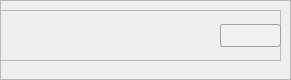
        <widget class="QFrame" name="frame_57">
         <property name="geometry">
          <rect>
           <x>20</x>
           <y>650</y>
           <width>291</width>
           <height>80</height>
          </rect>
         </property>
         <property name="styleSheet">
          <string notr="true">#frame_57{
border:2px solid rgb(180, 210, 255);
border-radius:20px;
}</string>
         </property>
         <property name="frameShape">
          <enum>QFrame::StyledPanel</enum>
         </property>
         <property name="frameShadow">
          <enum>QFrame::Raised</enum>
         </property>
         <widget class="QFrame" name="frame_59">
          <property name="geometry">
           <rect>
            <x>0</x>
            <y>10</y>
            <width>281</width>
            <height>51</height>
           </rect>
          </property>
          <property name="frameShape">
           <enum>QFrame::StyledPanel</enum>
          </property>
          <property name="frameShadow">
           <enum>QFrame::Raised</enum>
          </property>
          <widget class="QLabel" name="label_83">
           <property name="geometry">
            <rect>
             <x>10</x>
             <y>10</y>
             <width>200</width>
             <height>30</height>
            </rect>
           </property>
           <property name="text">
            <string/>
           </property>
           <property name="pixmap">
            <pixmap resource="resource.qrc">:/diffe-hellman/image/DH8.png</pixmap>
           </property>
           <property name="scaledContents">
            <bool>true</bool>
           </property>
           <property name="wordWrap">
            <bool>true</bool>
           </property>
          </widget>
          <widget class="QLineEdit" name="lineEdit_22">
           <property name="geometry">
            <rect>
             <x>220</x>
             <y>14</y>
             <width>61</width>
             <height>23</height>
            </rect>
           </property>
           <property name="styleSheet">
            <string notr="true">#lineEdit_22 {
	border: 1px solid #A0A0A0; /* 边框宽度为1px，颜色为#A0A0A0 */
	border-radius: 3px; /* 边框圆角 */
	padding-left: 5px; /* 文本距离左边界有5px */
	background-color: #F2F2F2; /* 背景颜色 */
	color: #A0A0A0; /* 文本颜色 */
	selection-background-color: #A0A0A0; /* 选中文本的背景颜色 */
	selection-color: #F2F2F2; /* 选中文本的颜色 */
	font-family: &quot;Microsoft YaHei&quot;; /* 文本字体族 */
	font-size: 10pt; /* 文本字体大小 */
}

#lineEdit_22:hover { /* 鼠标悬浮在QLineEdit时的状态 */
	border: 1px solid #298DFF;
	border-radius: 3px;
	background-color: #F2F2F2;
	color: #298DFF;
	selection-background-color: #298DFF;
	selection-color: #F2F2F2;
}

#lineEdit_22:disabled { /* QLineEdit在禁用时的状态 */
	border: 1px solid #CDCDCD;
	background-color: #CDCDCD;
	color: #B4B4B4;
}

#lineEdit_22:read-only { /* QLineEdit在只读时的状态 */
	background-color: #CDCDCD;
	color: #F2F2F2;
}</string>
           </property>
          </widget>
         </widget>
        </widget>
